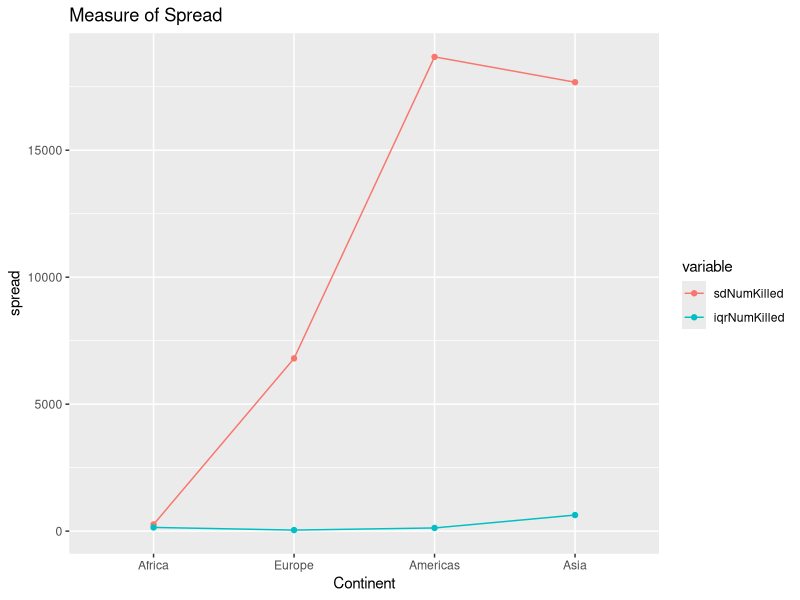
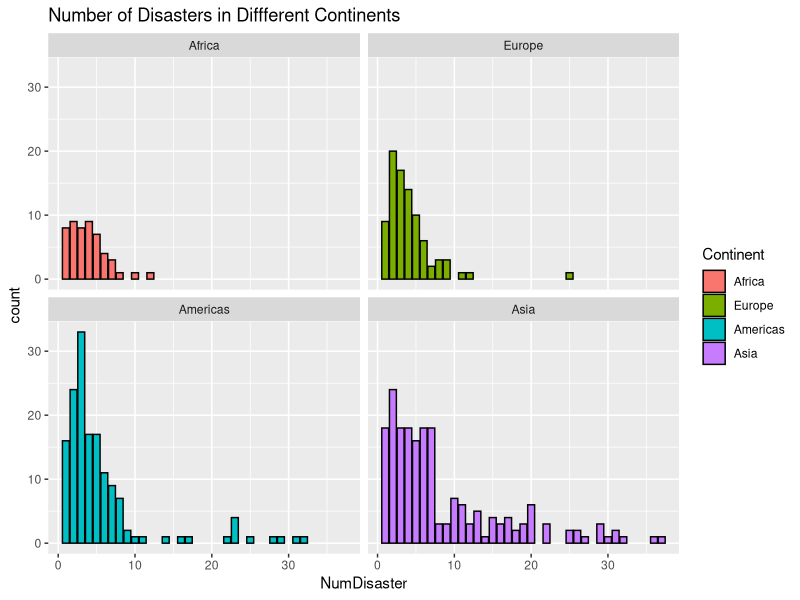
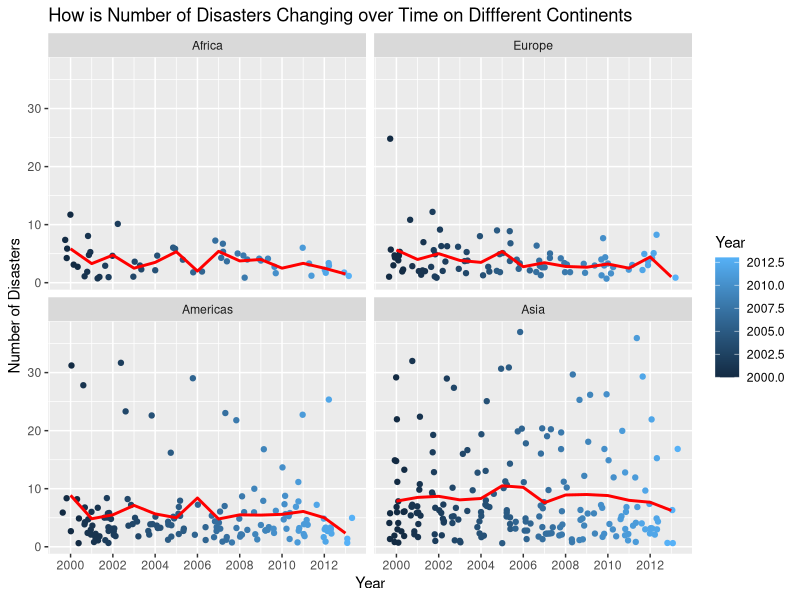
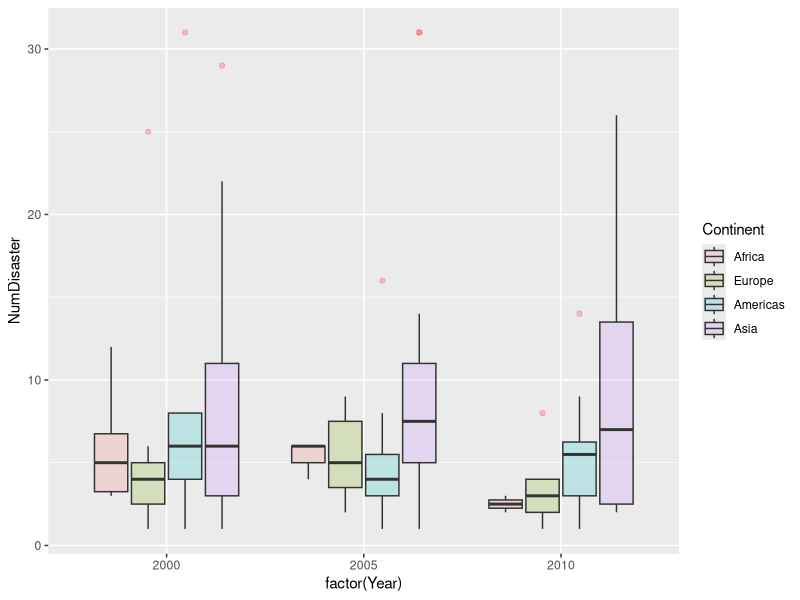
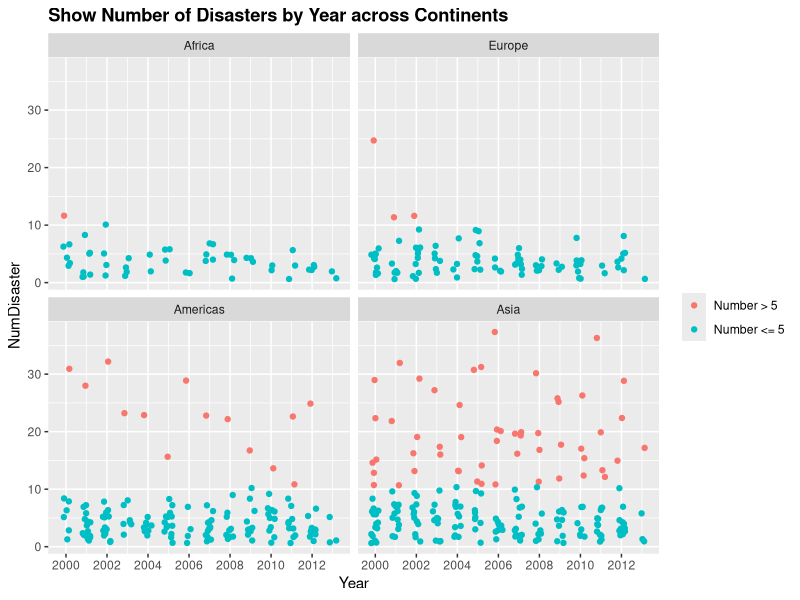
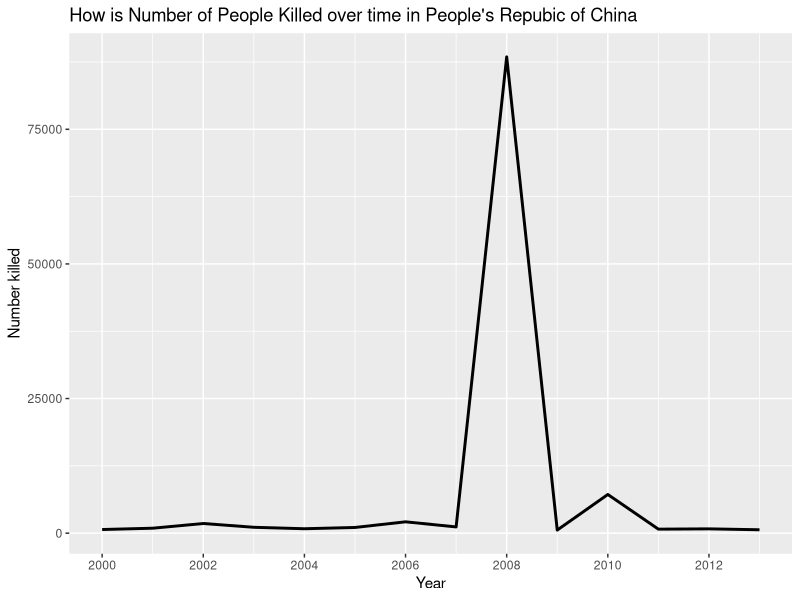
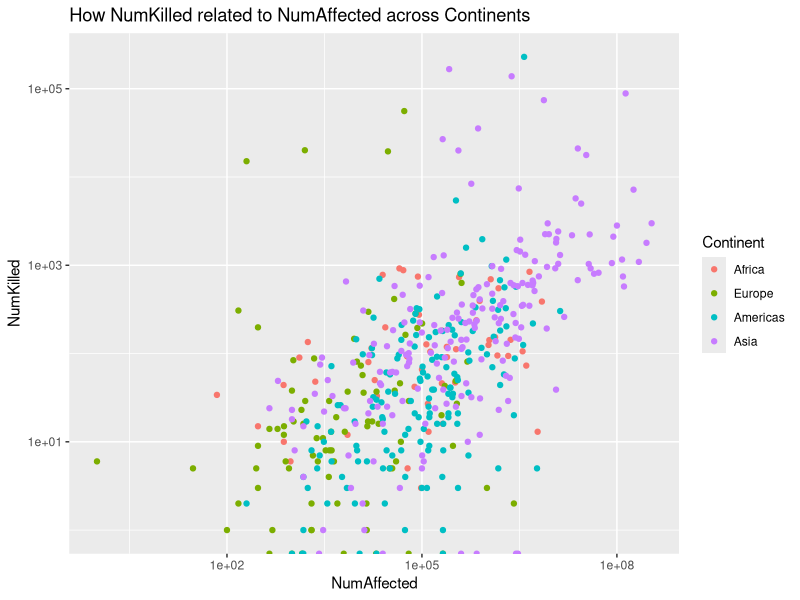
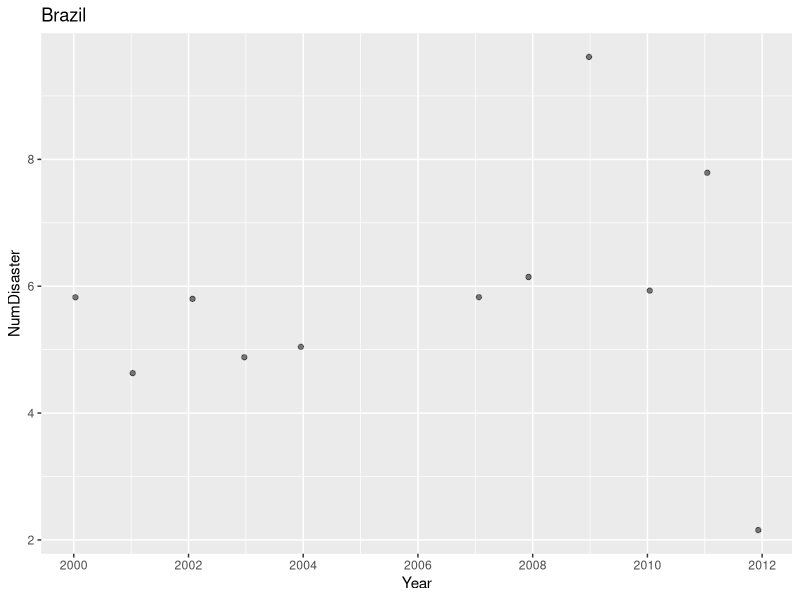

The R script that drew these images, in order:
library(arm)
library(ggplot2)
library(plyr)
library(xtable)
library(reshape2)

Disaster <- read.delim("Disaster_clean.tsv")


## Learn from JB's code
## infer order of Race and Film factors from order in file
Disaster <-
  within(Disaster, {
    Continent <- factor(as.character(Continent), 
                        levels = unique(Disaster$Continent))
  })
## Yes! It is still follow the order!!!!!

## First, let us try to find some countries and give them 
## a stripplot. Since some countries have only few observations
## I will select the countries with over 10 observations.
ObsCountry <- ddply(Disaster, ~Country, summarize, numobs = length(Year))
DropCountry <- droplevels(subset(ObsCountry,!(numobs > 10)))

Special <- droplevels(subset(Disaster,
                              !(Country %in% DropCountry$Country)))

## Learn for JB, for each country, write stripplot to file
## to compare the number of disasters vs. year
d_ply(Special, ~ Country, function(z) {
  theCountry <- z$Country[1]
  p <- ggplot(z, aes(x = Year, y = NumDisaster))  +
    ggtitle(theCountry) + 
    geom_jitter(alpha = 1/2, position = position_jitter(width = 0.1)) + 
    scale_x_continuous(name = "Year", breaks = seq(min(z$Year), 
                                                   max(z$Year), by = 2))
  theCountry <- gsub(" ", "_", theCountry)
  ggsave(paste0("scatterplot_NumDisasterByYear_", theCountry, ".png"))
})


## try to get the spread of death within the continents
spreaddeath <- ddply(Disaster, ~ Continent, summarize,
                     sdNumKilled = sd(NumKilled), 
                     iqrNumKilled = IQR(NumKilled))
write.table (spreaddeath,"spreaddeath.tsv", quote = FALSE,
             sep = "\t", row.names = FALSE)

newspread <- melt(spreaddeath, id="Continent")
ggplot(newspread, aes(x = Continent, y = value, colour = variable)) + 
  geom_point() + geom_line(aes(x=as.numeric(Continent)))+ ylab("spread") +
  ggtitle("Measure of Spread")
ggsave("line_MeasureofSpread.png")

## Then, try to produce the maximum and minimum statistics 
## for different variables in all continents
## for all continents
maxmean<- ddply(Disaster, ~ Continent, summarize, 
                meanDamage = mean(TotalDamUSD),
                maxDamage= max(TotalDamUSD),
                meanAffPop = mean(NumAffected),
                maxAffPop = max(NumAffected),
                meanInjured = mean(NumInjured),
                maxInjured = max(NumInjured),
                meanDeath = mean(NumKilled),
                maxDeath = max(NumKilled),
                meanHomeless = mean(NumHomeless),
                maxHomeless = max(NumHomeless)
)
write.table (maxmean,"maxmean.tsv", quote = FALSE,
             sep = "\t", row.names = FALSE)

## We have summarized some detailed information about different 
## variables in the dataset. Now, let's discouver more details.
## First,let's identify which varibales play an important role to predict 
## the damaged amount from natural disasters.

## To start with, Let us to fit the full model.
FullModel <- lm(TotalDamUSD ~ NumDisaster + NumKilled + NumInjured +
                  NumAffected +NumHomeless, data = Disaster)
summary(FullModel)

## Based on the summmary, it can be shown that number of disasters 
## played a significant role to determine the damaged amount. 
## Therefore, I will pay more attention on whether the
## number of disasters also play an essential role in country level.

mFun <- function(x) {
  model <- lm(TotalDamUSD ~ NumDisaster, x)
  estCoefs <- c(coef(model))
  estSE <- c(se.coef(model))
  ## 2 means 2nd row (we do not want to test intercept), 
  ## 4 means the 4th column, which corresponding to p-value
  p_value <- summary(model)$coefficients[2, 4]  
  names(estCoefs) <- c("intercept", "NumDisaster")
  names(estSE) <- c("SE(intercept)", "SE(NumDisaster)")
  names(p_value) <- "p-value (NumDisaster)"
  return (c(estCoefs,estSE,p_value))
}

mCoefs <- ddply(Disaster, ~Country, mFun)
write.table (mCoefs,"regression.tsv", quote = FALSE,
             sep = "\t", row.names = FALSE)

## I tried my best, but I am not sure whether this is the correct way.
## Based on above table, we found that even though the number 
## of disasters play an critical role in the world level, 
## it does not significant in country level for most countries. 
## It might because the individual country has limited sample size. 
## Thus, the standard error is huge.

## The next topic that I would like to focus on is how the number of 
## disasters changing over time on different continents.

## To begin with, let us plot the number of disasters in different continents.

ggplot(Disaster,aes(x=NumDisaster, fill= Continent)) + facet_wrap(~Continent)+
  geom_bar(binwidth = 2, color = "black") +
  ggtitle("Number of Disasters in Diffferent Continents")
ggsave("barchart_DisasterbyContinent.png")

## After having some basic ideas about the frequency of the number of disasters in 
## different continents,I will look at the number of disasters changing over time 
## on diffferent continents

ggplot(Disaster, aes(x = Year, y = NumDisaster, color = Year))+ 
  geom_jitter() + facet_wrap(~ Continent) + 
  geom_line(stat = "summary", fun.y = "mean", col = "red", lwd = 1) +
  ggtitle("How is Number of Disasters Changing over Time on Diffferent Continents") + 
  scale_x_continuous(name = "Year", breaks = seq(min(Disaster$Year), 
                                                 max(Disaster$Year), by = 2))  + 
  xlab("Year") + ylab("Number of Disasters")
ggsave("stripplot_NumofDisTimeContinent.png")

## Based on the plot, there is no significan relationship beween the number of disasters 
## and time. However, it can be found that there is some difference for the number of 
## disasters across continents.

## Next, try boxplot for the year 2000, 2005 and 2010
ggplot(subset(Disaster, Year %in% c(2000,2005,2010)), aes(x = factor(Year), 
                                                          y = NumDisaster, 
                                                          fill = Continent), 
       groups = Continent) + geom_boxplot(alpha = 0.2, outlier.colour= "red") 
ggsave("boxplot_DisasterbyYear.png")

## Obviously, Asia has more variation for the number of disasters.

## Finally, let us try another plot about the number of disasters changing over 
## time on diffferent continents
low_number= 10
ggplot(Disaster, aes(x = Year, y = NumDisaster, 
                     colour = NumDisaster <= low_number)) + 
  geom_jitter(position = position_jitter(width = .2)) + 
  facet_wrap(~ Continent) + 
  ggtitle(paste("NumDisaster <= ", low_number)) + 
  theme(plot.title = element_text(face="bold")) + 
  ggtitle("Show Number of Disasters by Year across Continents") + 
  scale_colour_discrete(name="",breaks=c("FALSE", "TRUE"),
                        labels=c("Number > 5", "Number <= 5")) +
  scale_x_continuous(name = "Year", breaks = seq(min(Disaster$Year), 
                                                 max(Disaster$Year), by = 2)) 
ggsave("stripplot_DisasterbyYC.png")


## By looking at above graph, we can see Americas and Asia have more natural 
## disasters than other continents.


## Now, Let us look at a special plot: dots scatterplot of number of natural 
## disaster over year for China. Why??

ggplot(subset(Disaster, Country == "China P Rep"), aes(x = Year, y = NumKilled)) + 
  geom_line(lwd=1) + xlab("Year") + ylab("Number killed") +
  ggtitle("How is Number of People Killed over time in People's Repubic of China") +
  scale_x_continuous(name = "Year", breaks = seq(min(Disaster$Year), 
                                                 max(Disaster$Year), by = 2)) 
ggsave("line_NumKilledChina.png")


## The graph shows that more than 80,000 were killed by natural disaster 
## in the year of 2008 in China. That was Sichuan Earthquake. At that time, 
## I was also in Sichuan and experienced this catastrophe. I feel sorry for 
## those people who lost their lives during this disaster.Since I experienced 
## this natural disaster, I would think this is an important plot for me!!


## Next, I would like to evaluate whether there is a relationship between affected 
## population and death across continents.The question is that whether more people got 
## affected will lead more people be killed? Since some natural disasters caused a lot of 
## people lost lives, I used log transformation (**Question** Log transformation may not make sense?)

ggplot(Disaster, aes(x = NumAffected, y = NumKilled, color = Continent)) + 
  geom_point() + scale_x_log10() + scale_y_log10()+
  ggtitle("How NumKilled related to NumAffected across Continents") 
ggsave("points_NumKilledwithAffected.png")

## Based on the graph, it can be seen that with the increase of number of people got affected,
## there is a slightly increasing trend for the number of people got killed.
